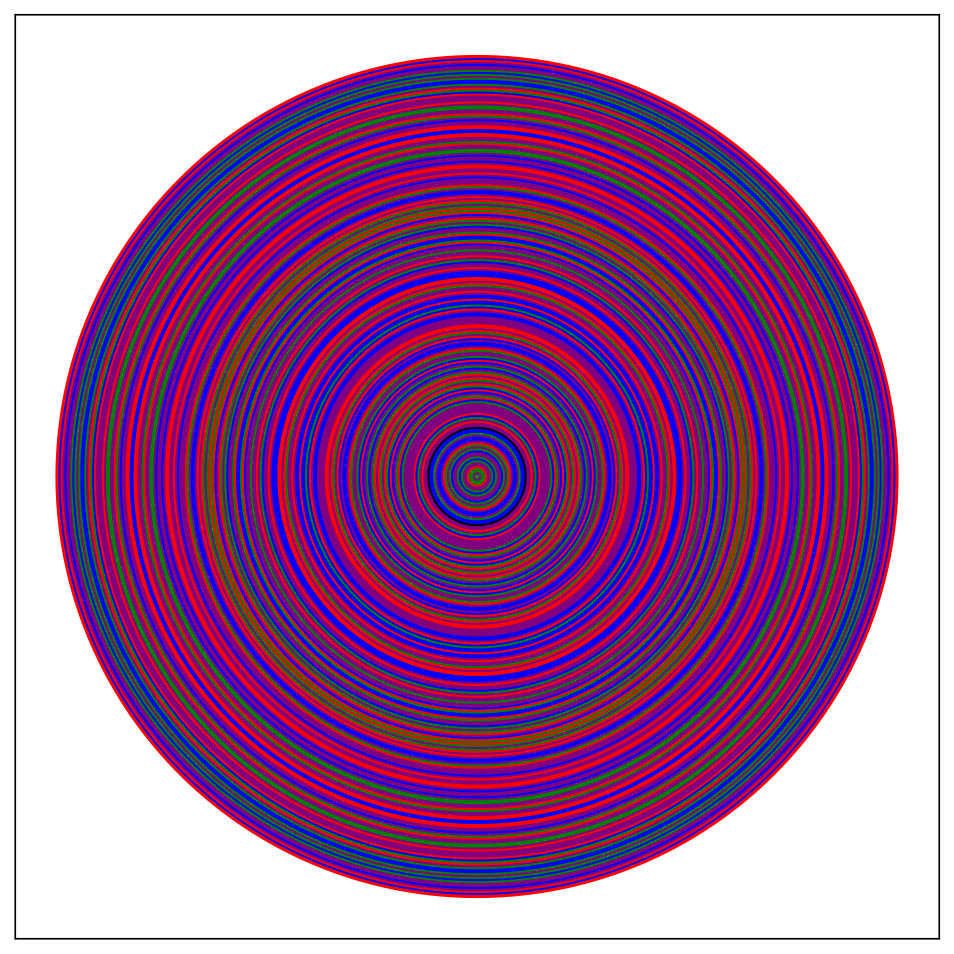
#> input picture ClassB_spirals/seq_23.png, 1908 x 1907 px (shown at 1/2 size); its folder holds only this picture in this run
$ jupyter execute --allow-errors spiralCreator.ipynb
#> lines starting #> are read from the running program, lines starting #| are printed output that depends on the picture
[cell 1]
import cv2

[cell 2]
def read_sequences(file_path):
    sequences = []

    try:
        with open(file_path, 'r') as file:
            sequence = ""
            for line in file:
                if line.startswith("-> "):
                    if sequence:
                        sequences.append(sequence.strip())  # Append the previous sequence
                    sequence = line[3:].strip()  # Start a new sequence
                else:
                    sequence += line.strip()  # Append the line to the current sequence

            # Append the last sequence (if any) when the file ends
            if sequence:
                sequences.append(sequence.strip())

    except FileNotFoundError:
        print(f"File not found: {file_path}")

    return sequences

[cell 3]
import matplotlib.pyplot as plt
import numpy as np

# Define the colors for the nitrogen bases
base_colors = {'A': "red", 'G': "blue", 'T': "green", 'C': "purple"}

# Function to create a DNA spiral with Matplotlib
# [38 lines left out: function create_dna_spiral, not called in this run]

[cell 4]
# for classA sequences
file_path = "ClassA.txt"

# Create the 'spirals' directory if it doesn't exist
import os
if not os.path.exists("ClassA_spirals"):
    os.makedirs("ClassA_spirals")

# Read the DNA sequences from the file
sequence_list = read_sequences(file_path)

# Generate spirals and save photos
for i, sequence in enumerate(sequence_list, 1):
    create_dna_spiral(sequence, "ClassA_spirals", i)

[cell 5]
# for classB sequences
file_path = "ClassB.txt"

# Create the 'spirals' directory if it doesn't exist
import os
if not os.path.exists("ClassB_spirals"):
    os.makedirs("ClassB_spirals")

# Read the DNA sequences from the file
sequence_list = read_sequences(file_path)

# Generate spirals and save photos
for i, sequence in enumerate(sequence_list, 1):
    create_dna_spiral(sequence, "ClassB_spirals", i)

[cell 6]
import os

# Define the paths to the image directories
class_a_dir = "ClassA_spirals"
class_b_dir = "ClassB_spirals"

# Initialize lists to store image paths and labels
image_paths = []
labels = []

# Class A (label 0)
class_a_images = os.listdir(class_a_dir)
image_paths.extend([os.path.join(class_a_dir, img) for img in class_a_images])
labels.extend([0] * len(class_a_images))

# Class B (label 1)
class_b_images = os.listdir(class_b_dir)
image_paths.extend([os.path.join(class_b_dir, img) for img in class_b_images])
labels.extend([1] * len(class_b_images))

[cell 7]
import numpy as np
from sklearn.model_selection import train_test_split
from sklearn.preprocessing import StandardScaler
from PIL import Image

# Step 2: Feature Extraction and Data Splitting

# Function to read and preprocess an image
def preprocess_image(image_path, target_size=(128, 128)):
#> called with image_path = 'ClassB_spirals/seq_23.png', target_size = (128, 128)
    img = cv2.imread(image_path)  # Read the image using OpenCV
#> img is the input picture: shape (1907, 1908, 3); mean B, G, R 159.4, 110.9, 162.4
    img = cv2.resize(img, target_size)  # Resize the image
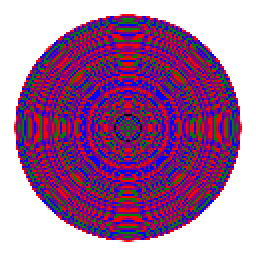
#> img: shape (128, 128, 3) (shown 2 times larger); mean B, G, R 159.1, 113.2, 165.2
    img = cv2.cvtColor(img, cv2.COLOR_BGR2GRAY)  # Convert to grayscale
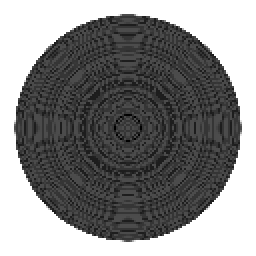
#> img: shape (128, 128) (shown 2 times larger); min 0, max 255, mean 134
    return img

def extract_hog_features(image):
    win_size = (64, 64)  # Define the window size
    block_size = (16, 16)  # Define the block size
    block_stride = (8, 8)  # Define the block stride
    cell_size = (8, 8)  # Define the cell size
    nbins = 9  # Number of bins for the histogram
    hog = cv2.HOGDescriptor(win_size, block_size, block_stride, cell_size, nbins)
    features = hog.compute(image)
    return features.flatten()


# Load and preprocess the images
images = []
features = []  # Add this list to store extracted features

for image_path in image_paths:
    img = preprocess_image(image_path)
    hog_features = extract_hog_features(img)
    images.append(img)
    features.append(hog_features)

X = np.array(features)  # Use the extracted features as your data


# Split the data into training (75%) and testing (25%) sets
#> (the rest of this cell did not finish here and is left out)

[cell 8]
from sklearn import svm
from sklearn.metrics import accuracy_score, classification_report

# Step: Model Training

# Define the SVM classifier with your chosen hyperparameters
# Example hyperparameters: C=1.0 (regularization parameter), kernel='linear' (kernel type)
svm_classifier = svm.SVC(C=1.0, kernel='linear', random_state=42)

# Train the SVM classifier on the training data
#> (the rest of this cell did not finish here and is left out)

[cell 9]
import joblib

# Define the filename for saving the model
model_filename = "best_svm_model.pkl"

# Save the best SVM model to the specified file
joblib.dump(svm_classifier, model_filename)

print(f"Best SVM model saved to {model_filename}")

[cell 10]
# for Prediction sequences
file_path = "Prediction.txt"

# Create the 'spirals' directory if it doesn't exist
import os
if not os.path.exists("Prediction_spirals"):
    os.makedirs("Prediction_spirals")

# Read the DNA sequences from the file
sequence_list = read_sequences(file_path)

# Generate spirals and save photos
for i, sequence in enumerate(sequence_list, 1):
    create_dna_spiral(sequence, "Prediction_spirals", i)

[cell 11]
import os
import numpy as np
import joblib
import cv2  # Import OpenCV

# Function to preprocess an image for prediction using OpenCV
# [9 lines left out: function preprocess_prediction_image, not called in this run]

# Load the saved SVM model
model_filename = "best_svm_model.pkl"
best_svm_classifier = joblib.load(model_filename)

# Directory containing prediction images
prediction_image_dir = "Prediction_spirals"

# List to store predictions
predictions = []

# Iterate over the prediction images
for image_filename in os.listdir(prediction_image_dir):
    if image_filename.endswith(".png"):
        image_path = os.path.join(prediction_image_dir, image_filename)

        # Preprocess the image for prediction using OpenCV
        preprocessed_image = preprocess_prediction_image(image_path)

        # Reshape the input to a 2D array
        preprocessed_image = preprocessed_image.reshape(1, -1)

        # Make a prediction using the SVM model
        prediction = best_svm_classifier.predict(preprocessed_image)

        # Append the prediction to the list
        predictions.append((image_filename, prediction[0]))

for image_filename, prediction in predictions:
    print(f"Image: {image_filename}, Predicted Class: {'Class A' if prediction == 0 else 'Class B'}")

$ run again, on ClassB_spirals/seq_29.png
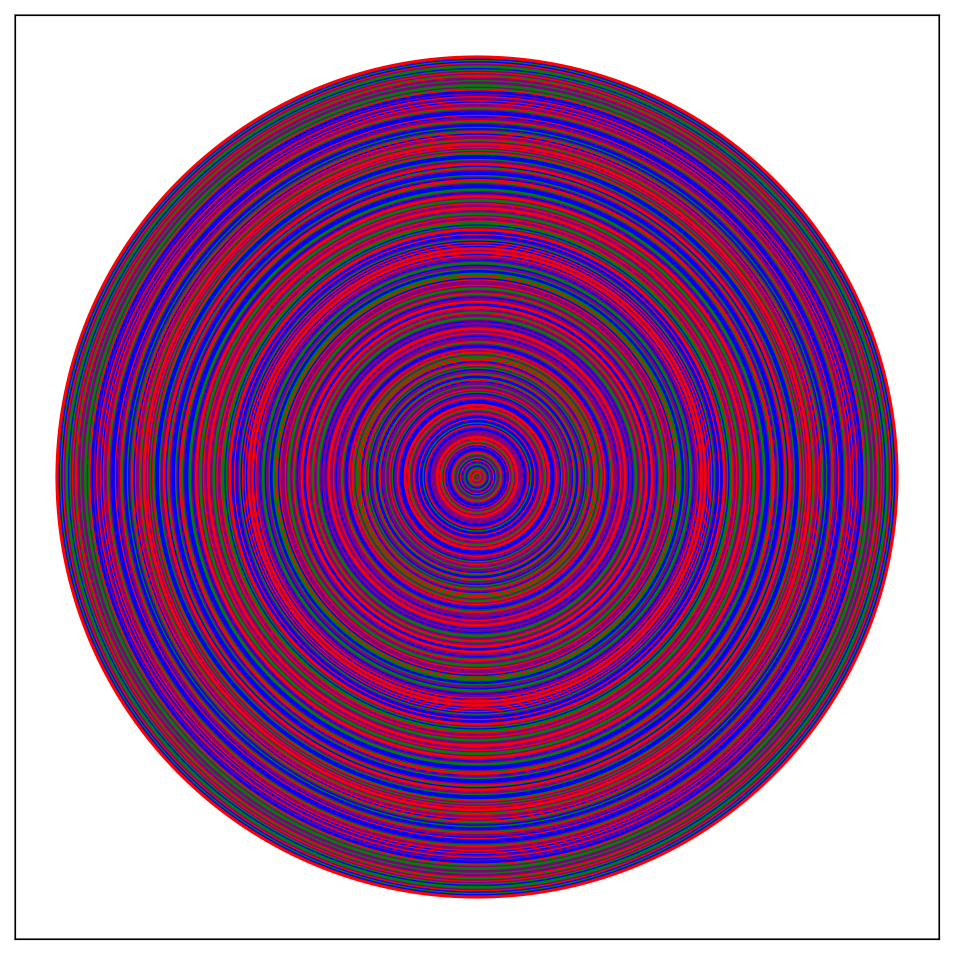
#> input picture ClassB_spirals/seq_29.png, 1908 x 1908 px (shown at 1/2 size)
#> in preprocess_image, img is the input picture: shape (1908, 1908, 3); mean B, G, R 157.7, 112.7, 160.7
#> in preprocess_image, `img = cv2.resize(img, target_size)`:
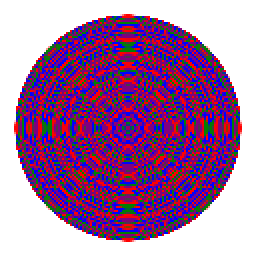
#> img: shape (128, 128, 3) (shown 2 times larger); mean B, G, R 160.1, 114.4, 162.5
#> in preprocess_image, `img = cv2.cvtColor(img, cv2.COLOR_BGR2GRAY)`:
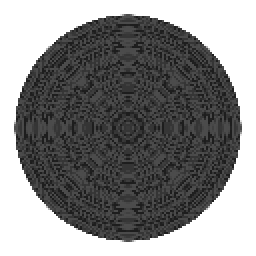
#> img: shape (128, 128) (shown 2 times larger); min 29, max 255, mean 134
